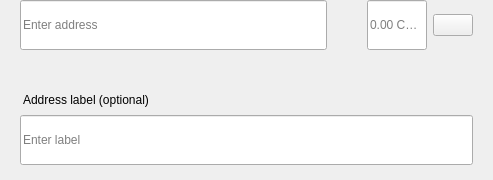
<?xml version="1.0" encoding="UTF-8"?>
<ui version="4.0">
 <class>SendMultiRow</class>
 <widget class="QWidget" name="SendMultiRow">
  <property name="geometry">
   <rect>
    <x>0</x>
    <y>0</y>
    <width>493</width>
    <height>180</height>
   </rect>
  </property>
  <property name="minimumSize">
   <size>
    <width>0</width>
    <height>0</height>
   </size>
  </property>
  <property name="maximumSize">
   <size>
    <width>16777215</width>
    <height>16777215</height>
   </size>
  </property>
  <property name="windowTitle">
   <string>Form</string>
  </property>
  <layout class="QVBoxLayout" name="verticalLayout_3">
   <property name="spacing">
    <number>0</number>
   </property>
   <property name="leftMargin">
    <number>0</number>
   </property>
   <property name="topMargin">
    <number>0</number>
   </property>
   <property name="rightMargin">
    <number>20</number>
   </property>
   <property name="bottomMargin">
    <number>5</number>
   </property>
   <item alignment="Qt::AlignTop">
    <widget class="QWidget" name="widget" native="true">
     <property name="sizePolicy">
      <sizepolicy hsizetype="Expanding" vsizetype="Maximum">
       <horstretch>0</horstretch>
       <verstretch>0</verstretch>
      </sizepolicy>
     </property>
     <property name="minimumSize">
      <size>
       <width>0</width>
       <height>60</height>
      </size>
     </property>
     <property name="maximumSize">
      <size>
       <width>16777215</width>
       <height>85</height>
      </size>
     </property>
     <layout class="QHBoxLayout" name="horizontalLayout" stretch="6,0,2">
      <property name="spacing">
       <number>0</number>
      </property>
      <property name="leftMargin">
       <number>8</number>
      </property>
      <property name="topMargin">
       <number>0</number>
      </property>
      <property name="rightMargin">
       <number>0</number>
      </property>
      <property name="bottomMargin">
       <number>0</number>
      </property>
      <item alignment="Qt::AlignTop">
       <widget class="QStackedWidget" name="stackedAddress">
        <property name="minimumSize">
         <size>
          <width>0</width>
          <height>50</height>
         </size>
        </property>
        <property name="maximumSize">
         <size>
          <width>16777215</width>
          <height>50</height>
         </size>
        </property>
        <widget class="QWidget" name="page_4">
         <property name="sizePolicy">
          <sizepolicy hsizetype="Expanding" vsizetype="Preferred">
           <horstretch>0</horstretch>
           <verstretch>0</verstretch>
          </sizepolicy>
         </property>
         <property name="minimumSize">
          <size>
           <width>0</width>
           <height>50</height>
          </size>
         </property>
         <property name="maximumSize">
          <size>
           <width>16777215</width>
           <height>55</height>
          </size>
         </property>
         <layout class="QVBoxLayout" name="verticalLayout_7">
          <property name="spacing">
           <number>0</number>
          </property>
          <property name="leftMargin">
           <number>12</number>
          </property>
          <property name="topMargin">
           <number>0</number>
          </property>
          <property name="rightMargin">
           <number>0</number>
          </property>
          <property name="bottomMargin">
           <number>0</number>
          </property>
          <item>
           <widget class="QLineEdit" name="lineEditAddress">
            <property name="minimumSize">
             <size>
              <width>0</width>
              <height>50</height>
             </size>
            </property>
            <property name="maximumSize">
             <size>
              <width>16777215</width>
              <height>50</height>
             </size>
            </property>
            <property name="placeholderText">
             <string>Enter address</string>
            </property>
           </widget>
          </item>
         </layout>
        </widget>
        <widget class="QWidget" name="page_3"/>
       </widget>
      </item>
      <item>
       <spacer name="horizontalSpacer_3">
        <property name="orientation">
         <enum>Qt::Horizontal</enum>
        </property>
        <property name="sizeType">
         <enum>QSizePolicy::Fixed</enum>
        </property>
        <property name="sizeHint" stdset="0">
         <size>
          <width>40</width>
          <height>20</height>
         </size>
        </property>
       </spacer>
      </item>
      <item>
       <layout class="QHBoxLayout" name="horizontalLayout_2">
        <property name="spacing">
         <number>6</number>
        </property>
        <item alignment="Qt::AlignTop">
         <widget class="QLineEdit" name="lineEditAmount">
          <property name="sizePolicy">
           <sizepolicy hsizetype="Expanding" vsizetype="Preferred">
            <horstretch>0</horstretch>
            <verstretch>0</verstretch>
           </sizepolicy>
          </property>
          <property name="minimumSize">
           <size>
            <width>0</width>
            <height>50</height>
           </size>
          </property>
          <property name="maximumSize">
           <size>
            <width>16777215</width>
            <height>50</height>
           </size>
          </property>
          <property name="maxLength">
           <number>17</number>
          </property>
          <property name="alignment">
           <set>Qt::AlignLeading|Qt::AlignLeft|Qt::AlignVCenter</set>
          </property>
          <property name="placeholderText">
           <string notr="true">0.00 CRTZ</string>
          </property>
         </widget>
        </item>
        <item>
         <layout class="QVBoxLayout" name="verticalLayout">
          <property name="topMargin">
           <number>14</number>
          </property>
          <property name="bottomMargin">
           <number>0</number>
          </property>
          <item alignment="Qt::AlignTop">
           <widget class="QPushButton" name="btnMenu">
            <property name="minimumSize">
             <size>
              <width>0</width>
              <height>0</height>
             </size>
            </property>
            <property name="maximumSize">
             <size>
              <width>16777215</width>
              <height>16777215</height>
             </size>
            </property>
            <property name="focusPolicy">
             <enum>Qt::NoFocus</enum>
            </property>
            <property name="text">
             <string/>
            </property>
           </widget>
          </item>
         </layout>
        </item>
       </layout>
      </item>
     </layout>
    </widget>
   </item>
   <item>
    <widget class="QWidget" name="layoutLabel" native="true">
     <property name="minimumSize">
      <size>
       <width>0</width>
       <height>0</height>
      </size>
     </property>
     <property name="maximumSize">
      <size>
       <width>16777215</width>
       <height>16777215</height>
      </size>
     </property>
     <layout class="QVBoxLayout" name="verticalLayout_9">
      <property name="spacing">
       <number>6</number>
      </property>
      <property name="leftMargin">
       <number>20</number>
      </property>
      <property name="topMargin">
       <number>0</number>
      </property>
      <property name="rightMargin">
       <number>0</number>
      </property>
      <property name="bottomMargin">
       <number>10</number>
      </property>
      <item>
       <spacer name="verticalSpacer">
        <property name="orientation">
         <enum>Qt::Vertical</enum>
        </property>
        <property name="sizeType">
         <enum>QSizePolicy::Fixed</enum>
        </property>
        <property name="sizeHint" stdset="0">
         <size>
          <width>20</width>
          <height>20</height>
         </size>
        </property>
       </spacer>
      </item>
      <item>
       <widget class="QLabel" name="labelSubtitleDescription">
        <property name="styleSheet">
         <string notr="true">margin-bottom:2px;
margin-left:0.05px;
padding:0px;</string>
        </property>
        <property name="text">
         <string>Address label (optional)</string>
        </property>
       </widget>
      </item>
      <item>
       <widget class="QLineEdit" name="lineEditDescription">
        <property name="minimumSize">
         <size>
          <width>0</width>
          <height>50</height>
         </size>
        </property>
        <property name="maximumSize">
         <size>
          <width>16777215</width>
          <height>50</height>
         </size>
        </property>
        <property name="placeholderText">
         <string>Enter label</string>
        </property>
       </widget>
      </item>
     </layout>
    </widget>
   </item>
  </layout>
 </widget>
 <resources/>
 <connections/>
</ui>
